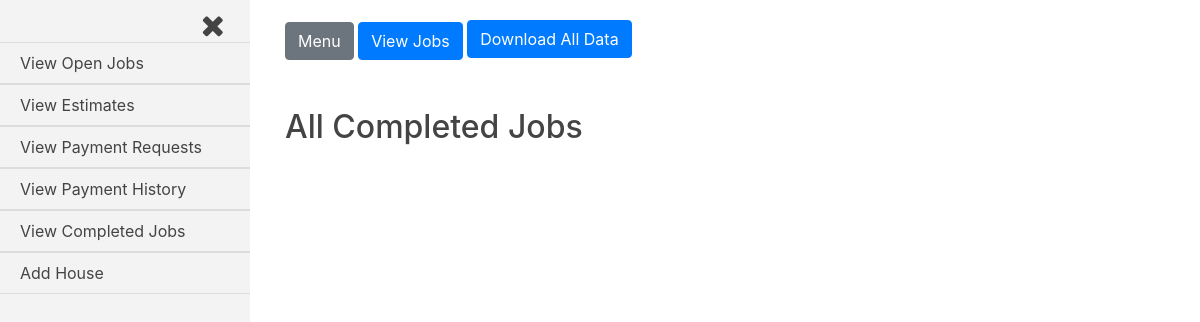
/jobs_complete/ (signed in), run on an earlier commit of the app's database.
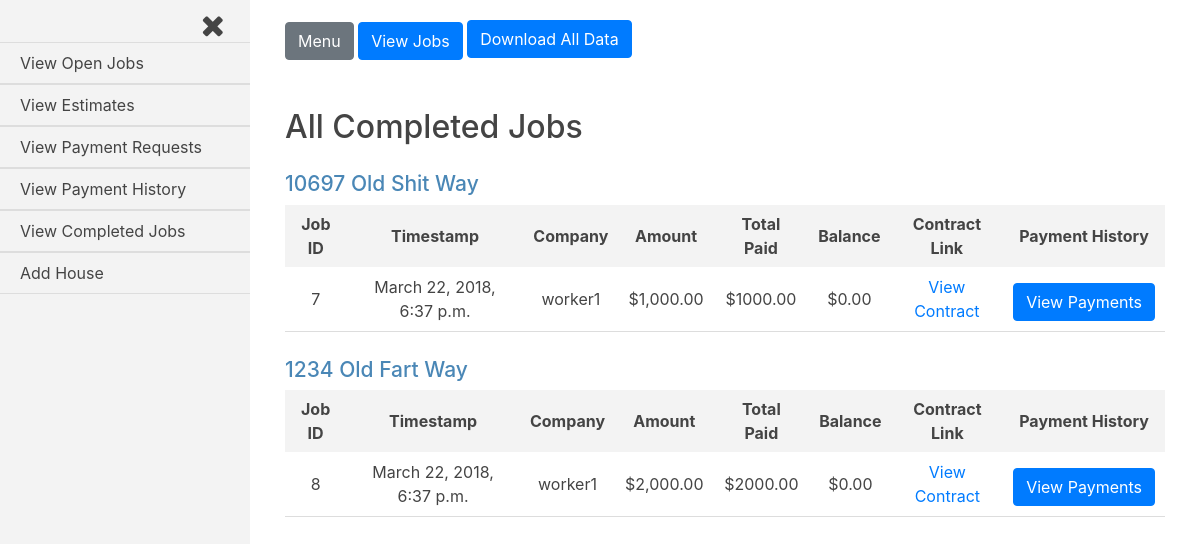
And on a later commit of the database.
### jobs/models.py (models this page shows, shortened)
class House(models.Model):
    address = models.CharField(max_length=250)
    companies = models.ManyToManyField(settings.AUTH_USER_MODEL, through='Current_Worker')
    proposed_jobs = models.BooleanField(default=False)
    pending_payments = models.BooleanField(default=False)
    payment_history = models.BooleanField(default=False)
    completed_jobs = models.BooleanField(default=False)
    customer = models.ForeignKey(settings.AUTH_USER_MODEL, on_delete=models.CASCADE, related_name='customer_house')
    def __str__(self):
        return self.address

class Job(models.Model):
    house = models.ForeignKey(House, on_delete=models.CASCADE)
    company = models.ForeignKey(settings.AUTH_USER_MODEL, on_delete=models.CASCADE)
    start_amount = models.DecimalField(max_digits=8, decimal_places=2, default=0.00)
    start_date = models.DateTimeField(auto_now_add=True, blank=True)
    total_paid = models.DecimalField(max_digits=8, decimal_places=2, default=0.00)
    approved = models.BooleanField(default=False)
    def generate_filename(self, filename):
        file_path = 'uploads/{}/{}'.format(str(self.house.address), str(filename))
        return file_path
    document_link = models.FileField(upload_to=generate_filename)
    balance_amount = models.DecimalField(max_digits=8, decimal_places=2, default=0.00)

### jobs_complete/views.py (the view)
@login_required
def index(request):
    current_user = request.user
    if current_user.is_active and current_user.groups.filter(name__in=['Customers', 'Customers Staff']).exists():
        customer = Customer(current_user)
        customer = customer.is_customer_staff()
        houses = customer.completed_houses
        completed_jobs = customer.completed_jobs()
        payment_history_form = Payment_History_Form()
        template = loader.get_template('jobs_complete/index.html')
        context = {
            'houses': houses,
            'completed_jobs': completed_jobs,
            'current_user': current_user,
            'payment_history_form': payment_history_form,
        }
        return HttpResponse(template.render(context, request))
    else:
        return HttpResponseRedirect('/accounts/login')

### payment_history/forms.py
class Payment_History_Form(ModelForm, forms.Form):
    class Meta:
        model = Request_Payment
        exclude = ['job', 'submit_date', 'approved_date', 'house', 'amount', 'approved', 'document_link']

### customer_register/customer.py (called while the page is built)
    def is_customer_staff(self):
        if self.customer.groups.filter(name='Customers Staff').exists():
            customer_id = self.customer.groups.values_list('name', flat=True)[1]
            if customer_id == 'Customers Staff':
                customer_id = self.customer.groups.values_list('name', flat=True)[0]
            self.customer = int(customer_id)
            return Customer(self.customer)
        return Customer(self.customer)

    def houses(self):
        return House.objects.filter(customer=self.customer)

    def completed_houses(self):
        return House.objects.filter(customer=self.customer, completed_jobs=True)

    def completed_jobs(self):
        return Job.objects.filter(house__customer=self.customer, house__completed_jobs=True, approved=True, balance_amount__lte=0)[:50]

### jobs_complete/templates/jobs_complete/index.html (shortened to what this page needs)
{% extends 'base_login_admin.html' %}
{% load humanize %}
{% load static %}
{% block body_class %}jobs_completed{% endblock body_class %}
{% block content %}
<h2>All Completed Jobs</h2>
{% for h in houses %}
<div class="job-container">
  <div class="house">
    <h3 class="house-address">{{h.address}}</h3>
  </div>
  <div class="jobs">
    <table class="job-summary">
      <tbody>
        <tr class="job-headings">
          <th>Job ID</th>
          <th>Timestamp</th>
          <th>Company</th>
          <th>Amount</th>
          <th>Total Paid</th>
          <th>Balance</th>
          <th>Contract Link</th>
          <th>Payment History</th>
        </tr>
        {% for job in completed_jobs %}
        {% if job.house.address == h.address %}
        <tr class="job-info">
          <td>{{job.id}}</td>
          <td>{{job.start_date}}</td>
          <td>{{job.company}}</td>
          <td>${{job.start_amount|intcomma}}</td>
          <td>${{job.total_paid}}</td>
          <td>${{job.balance_amount|intcomma}}</td>
          <td><a href="{{job.document_link.url}}">View Contract</a></td>
          <td>
            <form class="payment-history-form" action="/payment_history/p_history_job" method="post">
              <input class="btn btn-primary v-payment-history" type="submit" name="v-payment-history" value="View Payments">
            </form>
          </td>
        </tr>
        {% endif %}
        {% endfor %}
      </tbody>
    </table>
  </div>
</div>
{% endfor %}
{% endblock content %}

What changed in the data, as far as the page shows it:
now on this page (row edited): House: address "10697 Old Shit Way"
added Job: id "7", start_date "March 22, 2018, 6:37 p.m.", company "worker1", start_amount "1,000.00", total_paid "1000.00", balance_amount "0.00", shown under "10697 Old Shit Way"
now on this page (row edited): House: address "1234 Old Fart Way"
added Job: id "8", start_date "March 22, 2018, 6:37 p.m.", company "worker1", start_amount "2,000.00", total_paid "2000.00", balance_amount "0.00", shown under "1234 Old Fart Way"
